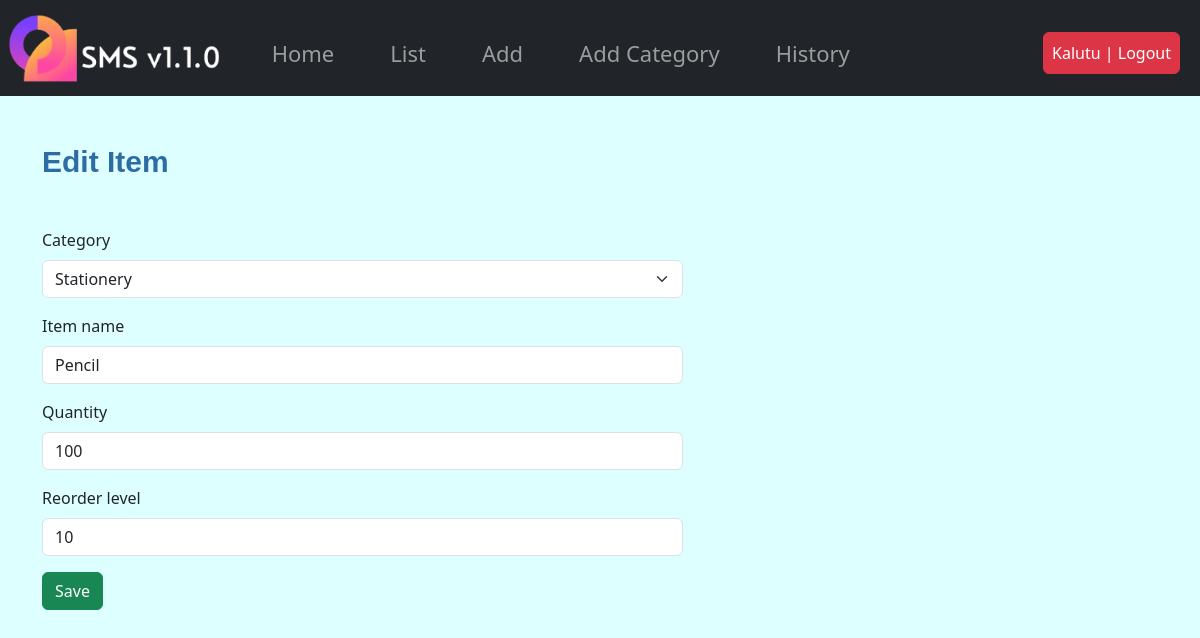
The page /stock/update/18/ (signed in) on the database its author committed.
### stockmgt/models.py (models this page shows, shortened)
class Stock(models.Model):
    category = models.ForeignKey(Category, on_delete=models.CASCADE, blank=True, null=True)
    item_name = models.CharField(max_length=50, blank=True, null=True)
    quantity = models.IntegerField(default='0', blank=True, null=True)
    receive_quantity = models.IntegerField(default='0', blank=True, null=True)
    receive_by = models.CharField(max_length=50, blank=True, null=True)
    issue_quantity = models.IntegerField(default='0', blank=True, null=True)
    issue_by = models.CharField(max_length=50, blank=True, null=True)
    issue_to = models.CharField(max_length=50, blank=True, null=True)
    phone_number = models.CharField(max_length=50, blank=True, null=True)
    created_by = models.CharField(max_length=50, blank=True, null=True)
    reorder_level = models.IntegerField(default='0', blank=True, null=True)
    timestamp = models.DateTimeField(auto_now_add=True, auto_now=False)
    last_updated = models.DateTimeField(auto_now_add=False, auto_now=True)
    export_to_CSV = models.BooleanField(default=False)

### stockmgt/views.py (the view)
# urls.py: path('update/<str:id>/', update_item, name='update'),
@login_required(login_url=('/accounts/login'))
def update_item(request, id):
    title = "Edit Item"
    queryset = Stock.objects.get(id=id)
    form = StockCreateForm(instance=queryset)
    if request.method == 'POST':
        form = StockUpdateForm(request.POST,instance=queryset)
        if form.is_valid:
            form.save()
            messages.success(request, "Updated Successfully")
            return redirect('stock:list')
    context = {
        'title':title,
        'form':form
    }
    return render(request, 'stock/add.html', context)

### stockmgt/forms.py (shortened to what this page needs)
class StockCreateForm(forms.ModelForm):
    class Meta:
        model = Stock
        fields = ['category', 'item_name', 'quantity', 'reorder_level']

### stockmgt/models.py (called while the page is built)
    def __str__(self):
        return self.name

### stockmgt/templates/stock/add.html (shortened to what this page needs)
{% extends 'stock/base.html' %}
{% load bootstrap5 %}
{% block content %}
    <div class="container mt-5">
        <h1 class="form title mb-5">{{ title }}</h1>
    </div>
    <form class="container mt-5" method="post" action="">
        <div class="row">
            {% for field in form %}
            <div class="col-sm-7">
                {% bootstrap_field field %}
            </div>
            {% endfor %}
        </div>
        <input class="btn btn-success me-5" type="submit" value="Save">
    </form>
{% endblock%}

### stockmgt/templates/stock/base.html (shortened to what this page needs)
{% load static %}
<!DOCTYPE html>
<html lang="en">
<head>
    <link rel="stylesheet" href="https://cdnjs.cloudflare.com/ajax/libs/font-awesome/5.15.3/css/all.min.css">
    <link href="https://cdn.jsdelivr.net/npm/bootstrap@5.3.2/dist/css/bootstrap.min.css" rel="stylesheet">
    <link rel="stylesheet" href="{% static 'css/styles.css' %}">
</head>
<body>
    <nav class="navbar navbar-expand-lg navbar-dark bg-dark">
        {% if user.is_authenticated %}
        <a class="navbar-brand" href="{% url 'home' %}"><img height="70px" src="{% static 'img/logo.png' %}" alt="logo"></a>
        <div class="collapse navbar-collapse" id="navbarNav">
            <ul class="navbar-nav ml-auto">
                <li class="nav-item">
                    <a class="nav-link" href="{% url 'home' %}">Home</a>
                </li>
                <li class="nav-item">
                    <a class="nav-link" href="{% url 'stock:list' %}">List</a>
                </li>
                <li class="nav-item">
                    <a class="nav-link" href="{% url 'stock:add' %}">Add</a>
                </li>
                <li class="nav-item">
                    <a class="nav-link" href="{% url 'stock:add_category' %}">Add Category</a>
                </li>
                <li class="nav-item">
                    <a class="nav-link" href="{% url 'stock:history' %}">History</a>
                </li>
            </ul>
        </div>
        <ul class="navbar-nav">
            <li class="nav-item">
                    <a href="{% url 'accounts:logout' %}" class="btn btn-danger p-2">{{user}} | Logout</a>
            </li>
        </ul>
        {% endif %}
    </nav>
    {% block content %}
    {% endblock %}
</body>
</html>

### stockmgt/static/css/styles.css (style rules this page uses)
* { margin: 0; box-sizing: border-box; }
body { background-color: rgb(221, 255, 255); }
.nav-item { font-size: 22px; margin: 20px 20px 10px 20px; }
.title, .home { font-family: helvetica; font-weight: bold; font-size: 30px; color: #2e6da4; text-align: center; }
.form { text-align: left; }

### rows shown on the page
Stock: category "Stationery" "Pencil" "100" "10"

### other values the page prints
{{ user }} "Kalutu"
{{ title }} "Edit Item"
